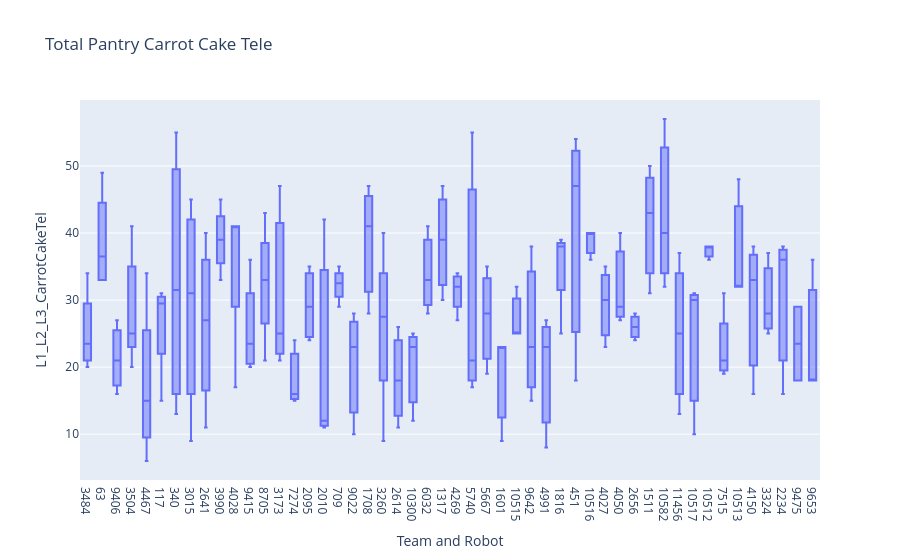

The cell this chart's notebook holds for it:
### Code cell
scouted_data["L1_L2_L3_CarrotCakeTel"] = (scouted_data["telCarrotCakeL1"] + scouted_data["telCarrotCakeL2"] + scouted_data["telCarrotCakeL3"])

fig = px.box(scouted_data, x = "Team and Robot",  y = "L1_L2_L3_CarrotCakeTel", title = "Total Pantry Carrot Cake Tele")
fig

### Figure 1 — Plotly figure (JSON) as saved in the notebook; plotly's stock layout.template omitted (floating-point values rounded to 4 significant figures; data arrays with more than 128 entries replaced by an {"elided": "..."} marker saying what was removed)
{"data": [{"alignmentgroup": "True", "hovertemplate": "Team and Robot=%{x}<br>L1_L2_L3_CarrotCakeTel=%{y}<extra></extra>", "legendgroup": "", "marker": {"color": "#636efa"}, "name": "", "notched": false, "offsetgroup": "", "orientation": "v", "showlegend": false, "type": "box", "x": {"elided": "168 str values"}, "x0": " ", "xaxis": "x", "y": {"elided": "168 int values"}, "y0": " ", "yaxis": "y"}], "layout": {"boxmode": "group", "legend": {"tracegroupgap": 0}, "title": {"text": "Total Pantry Carrot Cake Tele"}, "xaxis": {"anchor": "y", "domain": [0, 1], "title": {"text": "Team and Robot"}}, "yaxis": {"anchor": "x", "domain": [0, 1], "title": {"text": "L1_L2_L3_CarrotCakeTel"}}}}
